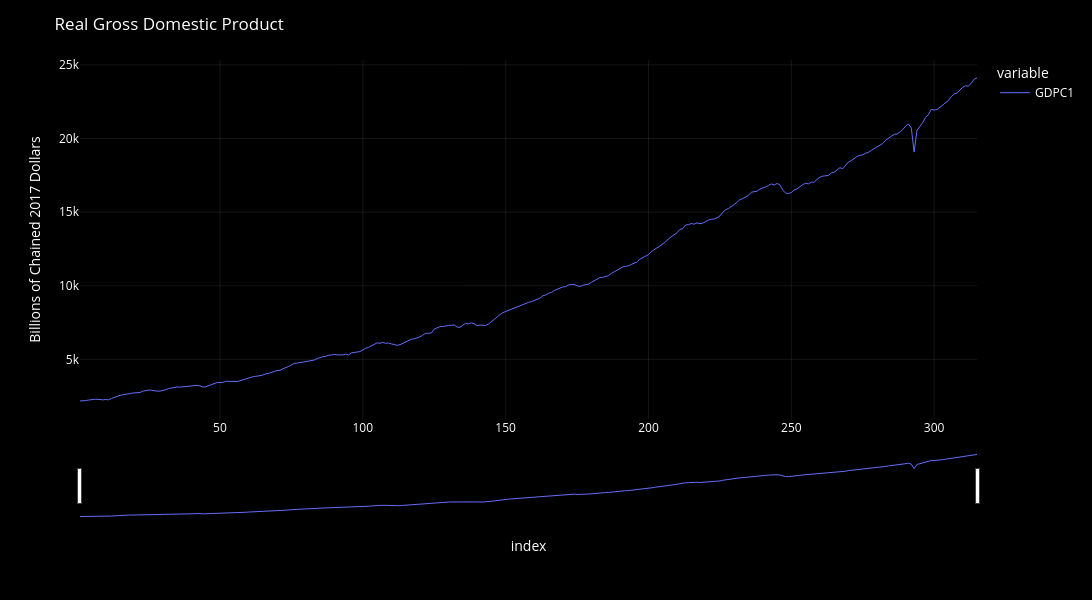

Notebook source saved alongside this figure:
### Markdown cell above
- **Plot of Data**

### Code cell
plot_df_chart(
    df[[INDICATOR]],
    chart_title=DICT[INDICATOR]['title'],
    yaxis_title=DICT[INDICATOR]['unit'],
    use_markers=False
)

### Figure 1 — Plotly figure (JSON) as saved in the notebook; plotly's stock layout.template omitted (floating-point values rounded to 4 significant figures; data arrays with more than 128 entries replaced by an {"elided": "..."} marker saying what was removed)
{"data": [{"hovertemplate": "<b>%{fullData.name}</b><br>%{y:.2f}<extra></extra>", "legendgroup": "GDPC1", "line": {"color": "#636efa", "dash": "solid", "width": 1}, "marker": {"symbol": "circle"}, "mode": "lines", "name": "GDPC1", "orientation": "v", "showlegend": true, "type": "scatter", "x": {"elided": "315 int values"}, "xaxis": "x", "y": {"elided": "315 float values"}, "yaxis": "y"}], "layout": {"dragmode": "zoom", "font": {"color": "white", "size": 12}, "height": 600, "legend": {"bgcolor": "rgba(0,0,0,0)", "itemclick": "toggle", "itemdoubleclick": "toggleothers", "title": {"text": "variable"}, "tracegroupgap": 0}, "margin": {"t": 60}, "paper_bgcolor": "black", "plot_bgcolor": "black", "title": {"text": "Real Gross Domestic Product"}, "width": 1300, "xaxis": {"anchor": "y", "domain": [0, 1], "gridcolor": "rgba(255,255,255,0.08)", "rangeslider": {"visible": true}, "showgrid": true, "title": {"text": "index"}}, "yaxis": {"anchor": "x", "domain": [0, 1], "fixedrange": false, "gridcolor": "rgba(255,255,255,0.08)", "showgrid": true, "title": {"text": "Billions of Chained 2017 Dollars"}}}}
